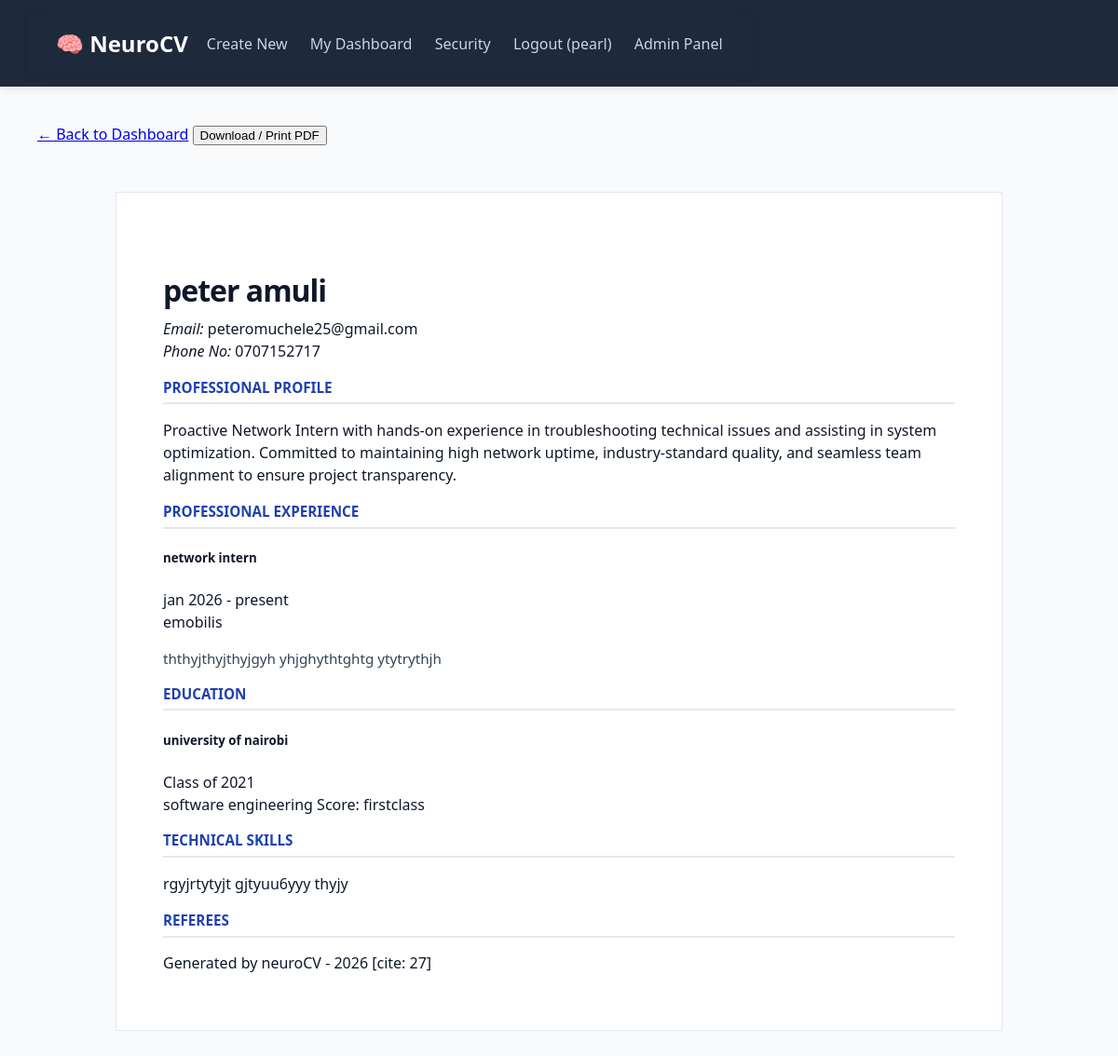
The app's page /resume/48/ (signed in) with its own data.
### neuroCV/models.py (models this page shows, shortened)
class Resume(models.Model):
    user = models.ForeignKey(User, on_delete=models.CASCADE, null=True, blank=True)
    full_name = models.CharField(max_length=255)
    email = models.EmailField()
    phone = models.CharField(max_length=20)
    university = models.CharField(max_length=255)
    course = models.CharField(max_length=255)
    score = models.CharField(max_length=100)
    year = models.CharField(max_length=50) # Changed to CharField for flexibility (e.g., "2022-2026")
    company = models.CharField(max_length=255)
    role = models.CharField(max_length=255)
    duration = models.CharField(max_length=100)
    responsibilities = models.TextField()
    ai_summary = models.TextField(blank=True, null=True)
    ai_bullet = models.TextField(blank=True, null=True)
    skills = models.TextField()
    ref1_name = models.CharField(max_length=255, blank=True)
    ref1_job = models.CharField(max_length=255, blank=True)
    ref1_contact = models.CharField(max_length=255, blank=True)
    ref2_name = models.CharField(max_length=255, blank=True)
    ref2_job = models.CharField(max_length=255, blank=True)
    ref2_contact = models.CharField(max_length=255, blank=True)
    is_paid = models.BooleanField(default=False)
    checkout_request_id = models.CharField(max_length=100, blank=True, null=True)
    created_at = models.DateTimeField(auto_now_add=True)
    class Meta:
        ordering = ['-created_at'] # Shows newest resumes first in the dashboard

### neuroCV/views.py (the view)
# urls.py: path('resume/<int:pk>/', views.resume_detail, name='resume_detail'), # Your current resume view
@login_required # <--- Protects resume details
def resume_detail(request, pk):
    cv_data = get_object_or_404(Resume, pk=pk)
    return render(request, 'neuroCV/resume.html', {'cv': cv_data})

### neuroCV/templates/neuroCV/resume.html (shortened to what this page needs)
{% extends 'base.html' %}
{% block content %}
<div class="no-print container mt-4">
    <a href="{% url 'dashboard' %}" class="btn btn-outline-secondary">← Back to Dashboard</a>
    <button onclick="window.print()" class="btn btn-primary float-end">Download / Print PDF</button>
</div>
<div class="resume-paper shadow-sm">
    <div class="resume-header text-center">
        <h1 class="display-5 fw-bold text-uppercase">{{ cv.full_name }}</h1>
        <div class="contact-success text-muted">
            <i class="bi bi-envelope">Email: </i> {{ cv.email }}
            <br>
            <i class="bi bi-telephone">Phone No: </i> {{ cv.phone }}
        </div>
    </div>
    <div class="resume-section profile-box mt-4">
        <h3 class="section-title">Professional Profile</h3>
        <div class="content-text p-3 bg-light border-start border-primary border-4 rounded">
            {{ cv.ai_summary|linebreaks }}
        </div>
    </div>
    <div class="resume-section mt-4">
        <h3 class="section-title">Professional Experience</h3>
        <div class="entry mb-3">
            <div class="d-flex justify-content-between align-items-baseline">
                <h5 class="fw-bold mb-0">{{ cv.role }}</h5>
                <span class="text-muted small fw-bold">{{ cv.duration }}</span>
            </div>
            <div class="text-primary fw-semibold mb-2">{{ cv.company }}</div>
            <div class="responsibilities-text ps-3 border-start">
                {{ cv.responsibilities|linebreaks }}
            </div>
        </div>
    </div>
    <div class="resume-section mt-4">
        <h3 class="section-title">Education</h3>
        <div class="entry">
            <div class="d-flex justify-content-between align-items-baseline">
                <h5 class="fw-bold mb-0">{{ cv.university }}</h5>
                <span class="text-muted small fw-bold">Class of {{ cv.year }}</span>
            </div>
            <div class="d-flex justify-content-between">
                <span class="text-dark">{{ cv.course }}</span>
                <span class="badge bg-secondary">Score: {{ cv.score }}</span>
            </div>
        </div>
    </div>
    <div class="resume-section mt-4">
        <h3 class="section-title">Technical Skills</h3>
        <p class="ps-2">{{ cv.skills }}</p>
    </div>
    <div class="resume-section mt-4">
        <h3 class="section-title">Referees</h3>
    </div>
    <div class="resume-footer mt-5 text-center text-muted border-top pt-3 small">
        Generated by neuroCV - 2026 [cite: 27]
    </div>
</div>
{% endblock %}

### templates/base.html (shortened to what this page needs)
<!DOCTYPE html>
<html lang="en">
<head>
</head>
<body>
    <nav class="navbar">
        <nav class="navbar">
        <a href="{% url 'home' %}" class="nav-logo">🧠 NeuroCV</a>
        <div class="nav-links">
            <a href="{% url 'home' %}">Create New</a>
            {% if user.is_authenticated %}
                <a href="{% url 'dashboard' %}">My Dashboard</a>
                <a href="{% url 'password_change' %}">Security</a>
                <form action="{% url 'logout' %}" method="post" style="display:inline; margin-left: 20px;">
                    <button type="submit" style="background:none; border:none; color:#cbd5e1; font-family:inherit; font-size:inherit; cursor:pointer; font-weight:500; padding:0;">
                        Logout ({{ user.username }})
                    </button>
                      {% else %}
                <a href="{% url 'login' %}">Login</a>
            {% endif %}
                </form>
            <a href="/admin/" target="_blank">Admin Panel</a>
        </div>
    </nav>
    </nav>
    <div class="container">
        {% block content %}
        {% endblock %}
    </div>
</body>
</html>

### templates/base.html (style rules this page uses)
:root { --primary: #2563eb; --dark: #1e293b; }
body { font-family: 'Segoe UI', sans-serif; margin: 0; background: #f8fafc; }
.navbar { background: var(--dark); padding: 15px 30px; display: flex; justify-content: space-between; align-items: center; color: white; box-shadow: 0 2px 10px rgba(0,0,0,0.1); }
.nav-logo { font-weight: bold; font-size: 1.5rem; color: white; text-decoration: none; }
.nav-links a { color: #cbd5e1; text-decoration: none; margin-left: 20px; font-weight: 500; transition: color 0.3s; }
.container { padding: 20px; }

### neuroCV/templates/neuroCV/resume.html (style rules this page uses)
:root { --resume-blue: #1e40af; --text-dark: #0f172a; --border-color: #e2e8f0; }
.resume-paper { background: white; padding: 60px 50px; max-width: 850px; margin: 30px auto; border: 1px solid var(--border-color); color: var(--text-dark); line-height: 1.5; }
.resume-header h1 { letter-spacing: -1px; margin-bottom: 5px; }
.section-title { font-size: 0.95rem; color: var(--resume-blue); font-weight: 800; text-transform: uppercase; border-bottom: 2px solid var(--border-color); margin-bottom: 15px; padding-bottom: 5px; }
.responsibilities-text { font-size: 0.95rem; color: #334155; }

### records on screen
Resume: full_name "peter amuli", email "peteromuchele25@gmail.com", phone "0707152717", ai_summary "Proactive Network Intern with hands-on experience in troubleshooting technical issues and assisting in system optimization. Committed to maintaining high network uptime, industry-standard quality, and seamless team alignment to ensure project transparency.", role "network intern", duration "jan 2026 - present", company "emobilis", responsibilities "ththyjthyjthyjgyh yhjghythtghtg ytytrythjh", university "university of nairobi", year "2021", course "software engineering", score "firstclass", skills "rgyjrtytyjt gjtyuu6yyy thyjy"

### other values on screen
{{ user.username }} "pearl"
